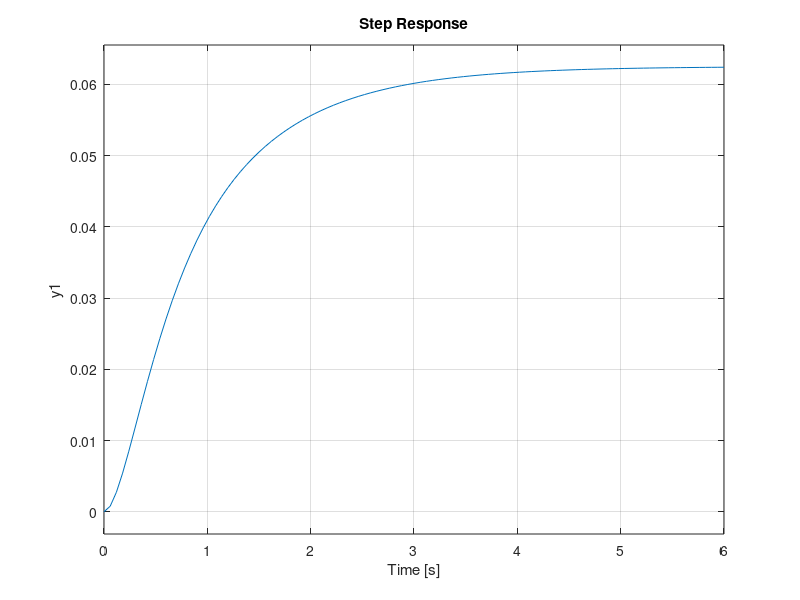

Reproduce this figure in MATLAB. (Note: this script raises an error after producing the figure.)
clear variables

Hd = tf([1 2], conv(conv([1 1],[1 3]),[1 5]))
k = [0.5 1  1.5  3  10  20  30 100]
for i = 1 : length(k)
    step(feedback(k(i) * Hd,1));
    stepinfo(feedback(k(i) * Hd,1))
    hold on;
end
legendStrings = "k = " + string(k);
legend(legendStrings);
